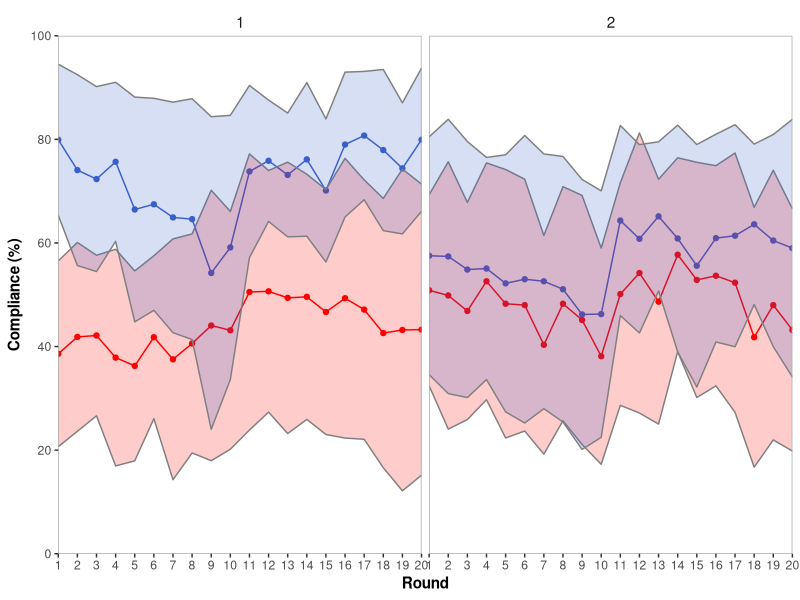
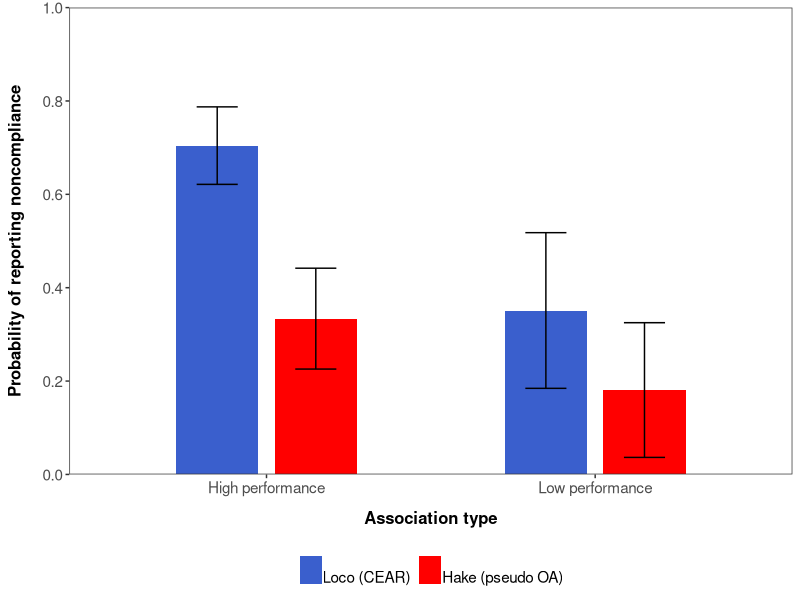

Recreate these plots in R, in order.
## ---- chunk 1
knitr::opts_chunk$set(echo = TRUE)
library(plyr)
library(here)
library(tidyverse)
library(foreign)

## ---- chunk 2

DB <- read_csv(here('Data/DB_fishers_experiment.csv'), col_names = T) 


# Generating variables

DB <- DB %>% 
  mutate(compliance = ((50 - overextraction) * 100)/50, # individual percent of compliance in each round
         round_adj = ifelse(round >= 11, round - 11, round - 1), # adjusting rounds for linear models 
         stage = ifelse(round < 11 , 1, 2), # generating dicotomic variable for stage
         frame = ifelse(framing ==1, 'Loco', 'Hake'), # generating character variable for frame
         frame = factor(frame, levels = c('Hake', 'Loco')), # sorting names of frames
         Loco = ifelse(framing ==1, 1, 0),  # generating dummy variable for frame loco
         Hake = ifelse(framing ==2, 1, 0), # generating dummy variable for frame hake
         performance_name = ifelse(performance == 1, 'High performance', 'Low performance')) 

DB_group <- DB %>% 
  group_by(group_id, frame, round, performance) %>% 
  summarize(mean_group_compliance = mean(compliance)) %>%  # generating character variable for performance 
  ungroup() %>% 
  group_by(performance, frame, round) %>% 
  summarise(mean_compliance = mean(mean_group_compliance), error = qnorm(0.975)*sd(mean_group_compliance)/sqrt(length(mean_group_compliance)), std.error = sd(mean_group_compliance)/sqrt(length(mean_group_compliance))) %>% 
  ungroup() %>% 
  mutate(ci_low = mean_compliance - error, ci_high = mean_compliance + error)


## ---- chunk 3

plot_compliance <- ggplot(DB_group, aes(x= round, y=mean_compliance)) + 
  geom_point(aes(col = frame), size = 1.5) +
  geom_line(aes(col=frame))+
  #geom_errorbar(aes(ymin=mean_compliance - std.error, ymax= mean_compliance + std.error, col = frame)) +
  geom_ribbon(aes(ymin=mean_compliance - error, ymax= mean_compliance + error, col = NA, fill = frame), alpha = .2) +
  scale_color_manual(values = c("red1", "royalblue3"), labels = c("Loco (CEAR)", "Hake (pseudo OA)"))+
  scale_fill_manual(values = c("red1", "royalblue3"), labels = c("Loco (CEAR)", "Hake (pseudo OA)"))+
  theme_bw() + 
  xlab(expression(bold("Round"))) +
  ylab(expression(bold("Compliance (%)")))+
  scale_x_continuous(expand = c(0,0), breaks=c(seq(0,20,1)))+
  scale_y_continuous(limits = c(0,100), breaks = c(seq(0,100,20)), expand = c(0,0))+
  #geom_vline(xintercept=10.5, size=5.6, col= 'white')+
  facet_wrap(~performance)+
  theme(legend.position="bottom", legend.title=element_blank(), legend.text =    element_text(size=11), panel.grid = element_blank(), plot.title = element_text(hjust = 0.5), panel.grid.major = element_blank(), panel.grid.minor = element_blank())+
  theme(legend.position="none",
        panel.grid.major = element_blank(),
        panel.grid.minor = element_blank(),
        strip.background = element_blank(),
        strip.text = element_text(size= 11),
        panel.border = element_rect(colour = "dark grey"))


plot_compliance



## ---- chunk 4

# generating data frame for probability of report 

DB_report <- DB %>% 
  filter(overext_observed > 0 & observer==1) %>% # only observers who inspected overharvested above zero had the opportunity to report
  group_by(framing, performance, group_id) %>% 
  summarise(
    report_oportunities = n(),
    report_counts= sum(report)) %>% 
    mutate(probability = (report_counts)/report_oportunities) %>% 
  group_by(framing, performance) %>% 
  summarise(mean_prob= mean(probability), error = qnorm(0.975)*sd(probability)/sqrt(length(probability))) %>% 
  mutate(ci_low = mean_prob, ci_low = mean_prob - error, ci_up= mean_prob + error)

pdf(file = "Figure_2.pdf",   # The directory you want to save the file in
    width = 5.5, # The width of the plot in inches
    height = 7)

# Plot report
plot_report <- ggplot(DB_report, aes(x=as.factor(performance), y=mean_prob, fill=as.factor(framing))) + 
  geom_bar(stat='identity', width=0.5, position=position_dodge(0.6))+
  geom_errorbar(aes(x=as.factor(performance), ymin = ci_low, ymax= ci_up), width=0.25, position=position_dodge(0.6), size = 0.5)+
  scale_fill_manual(values = c("royalblue3", "red1"), labels = c("Loco (CEAR)", "Hake (pseudo OA)"))+
  xlab(expression(bold("Association type")))+
  ylab(expression(bold("Probability of reporting noncompliance")))+
  scale_y_continuous(expand = c(0, 0), limits=c(0,1), breaks=seq(0,1, by=0.2))+
  scale_x_discrete(labels=c("1" = "High performance", "2" = "Low performance"))+ 
  theme_bw()+
  theme(legend.position="bottom", legend.title=element_blank(), legend.text = element_text(size=11, margin = margin(t= 10, r= 0, b =0, l =0)), 
        panel.grid = element_blank(), 
        plot.title = element_text(size = 12, hjust = 0.5), 
        strip.text = element_text(size=11), 
        axis.title = element_text(size = 12), 
        axis.text = element_text(size = 11), 
        axis.title.y = element_text(margin = margin(t = 0, r = 10, b = 0, l = 0)), 
        axis.title.x = element_text(margin = margin(t = 10, r = 0, b = 0, l = 0)))

plot_report

dev.off()
